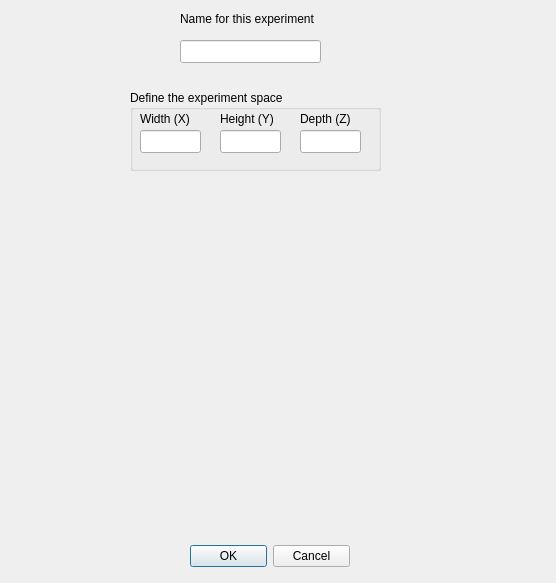
<ui version="4.0" >
 <class>NewVaporIntrusion</class>
 <widget class="QDialog" name="NewVaporIntrusion" >
  <property name="geometry" >
   <rect>
    <x>0</x>
    <y>0</y>
    <width>556</width>
    <height>583</height>
   </rect>
  </property>
  <property name="windowTitle" >
   <string>New Vapor Intrusion Model</string>
  </property>
  <widget class="QDialogButtonBox" name="okCancelButtons" >
   <property name="geometry" >
    <rect>
     <x>190</x>
     <y>540</y>
     <width>160</width>
     <height>32</height>
    </rect>
   </property>
   <property name="orientation" >
    <enum>Qt::Horizontal</enum>
   </property>
   <property name="standardButtons" >
    <set>QDialogButtonBox::Cancel|QDialogButtonBox::NoButton|QDialogButtonBox::Ok</set>
   </property>
  </widget>
  <widget class="QGroupBox" name="groupBox" >
   <property name="geometry" >
    <rect>
     <x>130</x>
     <y>90</y>
     <width>251</width>
     <height>81</height>
    </rect>
   </property>
   <property name="title" >
    <string>Define the experiment space</string>
   </property>
   <widget class="QLineEdit" name="xValue" >
    <property name="geometry" >
     <rect>
      <x>10</x>
      <y>40</y>
      <width>61</width>
      <height>23</height>
     </rect>
    </property>
   </widget>
   <widget class="QLabel" name="label" >
    <property name="geometry" >
     <rect>
      <x>10</x>
      <y>20</y>
      <width>61</width>
      <height>18</height>
     </rect>
    </property>
    <property name="text" >
     <string>Width (X)</string>
    </property>
   </widget>
   <widget class="QLabel" name="label_2" >
    <property name="geometry" >
     <rect>
      <x>90</x>
      <y>20</y>
      <width>61</width>
      <height>18</height>
     </rect>
    </property>
    <property name="text" >
     <string>Height (Y)</string>
    </property>
   </widget>
   <widget class="QLineEdit" name="yValue" >
    <property name="geometry" >
     <rect>
      <x>90</x>
      <y>40</y>
      <width>61</width>
      <height>23</height>
     </rect>
    </property>
   </widget>
   <widget class="QLabel" name="label_3" >
    <property name="geometry" >
     <rect>
      <x>170</x>
      <y>20</y>
      <width>61</width>
      <height>18</height>
     </rect>
    </property>
    <property name="text" >
     <string>Depth (Z)</string>
    </property>
   </widget>
   <widget class="QLineEdit" name="zValue" >
    <property name="geometry" >
     <rect>
      <x>170</x>
      <y>40</y>
      <width>61</width>
      <height>23</height>
     </rect>
    </property>
   </widget>
  </widget>
  <widget class="QLabel" name="label_4" >
   <property name="geometry" >
    <rect>
     <x>180</x>
     <y>10</y>
     <width>151</width>
     <height>18</height>
    </rect>
   </property>
   <property name="text" >
    <string>Name for this experiment</string>
   </property>
  </widget>
  <widget class="QLineEdit" name="spaceName" >
   <property name="geometry" >
    <rect>
     <x>180</x>
     <y>40</y>
     <width>141</width>
     <height>23</height>
    </rect>
   </property>
  </widget>
 </widget>
 <resources/>
 <connections>
  <connection>
   <sender>okCancelButtons</sender>
   <signal>accepted()</signal>
   <receiver>NewVaporIntrusion</receiver>
   <slot>accept()</slot>
   <hints>
    <hint type="sourcelabel" >
     <x>248</x>
     <y>254</y>
    </hint>
    <hint type="destinationlabel" >
     <x>157</x>
     <y>274</y>
    </hint>
   </hints>
  </connection>
  <connection>
   <sender>okCancelButtons</sender>
   <signal>rejected()</signal>
   <receiver>NewVaporIntrusion</receiver>
   <slot>reject()</slot>
   <hints>
    <hint type="sourcelabel" >
     <x>316</x>
     <y>260</y>
    </hint>
    <hint type="destinationlabel" >
     <x>286</x>
     <y>274</y>
    </hint>
   </hints>
  </connection>
 </connections>
</ui>
